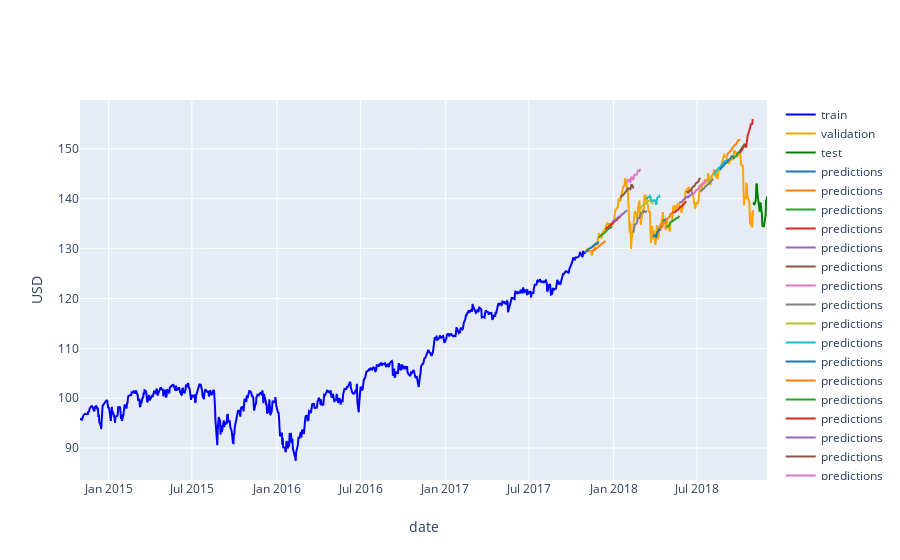

Source (notebook cell):
### Code cell
# Plot validation predictions
fig = go.Figure()

# Add traces
fig.add_trace(go.Scatter(x=train['date'], 
                         y=train['adj_close'],
                         mode='lines',
                         name='train',
                         line=dict(color='blue')))
fig.add_trace(go.Scatter(x=val['date'], 
                         y=val['adj_close'],
                         mode='lines',
                         name='validation',
                         line=dict(color='orange')))
fig.add_trace(go.Scatter(x=test['date'], 
                         y=test['adj_close'],
                         mode='lines',
                         name='test',
                         line=dict(color='green')))

# Plot the predictions
n = 0
for key in preds_dict:
    fig.add_trace(go.Scatter(x=train_val[key:key+H]['date'], 
                             y=preds_dict[key],
                             mode='lines',
                             name='predictions',
                             line=dict(color=colors[n%len(colors)])))
    n = n + 1

fig.update_layout(yaxis=dict(title='USD'),
                  xaxis=dict(title='date'))
# fig.update_xaxes(range=['2017-10-16', '2018-11-12'])
# fig.update_yaxes(range=[127, 157])
pyo.iplot(fig, filename='StockReturnsPrediction_v4_xgboost_val_aft_tune')
